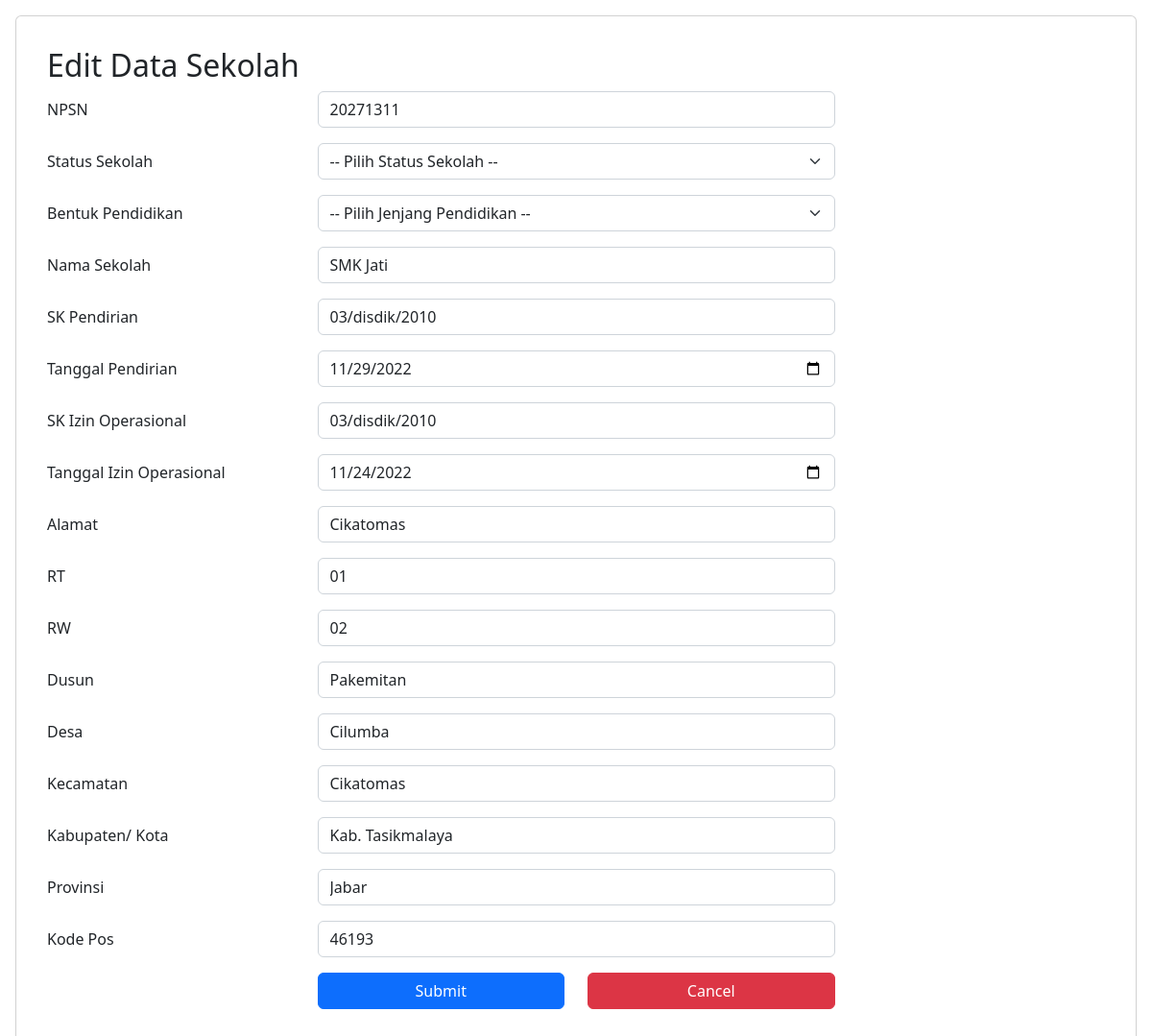
Page /edit.php?npsn=20271311 on the committed database.
### tables this page shows
CREATE TABLE `data_sekolah` (
  `npsn` varchar(8) NOT NULL,
  `status` enum('Negeri','Swasta') NOT NULL,
  `bentuk_pendidikan` enum('TK','SD','SMP','SMA','SMK') NOT NULL,
  `nama_sekolah` varchar(50) NOT NULL,
  `sk_pendirian` varchar(20) NOT NULL,
  `tgl_pendirian` date NOT NULL,
  `sk_izin_operasional` varchar(20) NOT NULL,
  `tgl_izin_operasional` date NOT NULL,
  `alamat` varchar(100) NOT NULL,
  `rt` varchar(3) NOT NULL,
  `rw` varchar(3) NOT NULL,
  `dusun` varchar(50) NOT NULL,
  `desa` varchar(50) NOT NULL,
  `kecamatan` varchar(50) NOT NULL,
  `kabupaten_kota` varchar(50) NOT NULL,
  `provinsi` varchar(50) NOT NULL,
  `kode_pos` varchar(8) NOT NULL
);

### edit.php (the view, shortened to what this page needs)
<?php
include 'koneksi.php';
$npsn         = "";
$status       = "";
$bentuk_pen   = "";
$nama_sekolah = "";
$sk_pendirian = "";
$pendirian    = "";
$sk_op        = "";
$tgl_op       = "";
$alamat       = "";
$rt           = "";
$rw           = "";
$dusun        = "";
$desa         = "";
$kec          = "";
$kab_kota     = "";
$prov         = "";
$pos          = "";
if ($_SERVER['REQUEST_METHOD'] == 'GET') {
    $npsn = $_GET["npsn"];
    $sql    = "SELECT * FROM data_sekolah WHERE npsn=$npsn";
    $result = $connect->query($sql);
    $row    = $result->fetch_assoc();
    $npsn         = $row["npsn"];
    $status       = $row["status"];
    $bentuk_pen   = $row["bentuk_pendidikan"];
    $nama_sekolah = $row["nama_sekolah"];
    $sk_pendirian = $row["sk_pendirian"];
    $pendirian    = $row["tgl_pendirian"];
    $sk_op        = $row["sk_izin_operasional"];
    $tgl_op       = $row["tgl_izin_operasional"];
    $alamat       = $row["alamat"];
    $rt           = $row["rt"];
    $rw           = $row["rw"];
    $dusun        = $row["dusun"];
    $desa         = $row["desa"];
    $kec          = $row["kecamatan"];
    $kab_kota     = $row["kabupaten_kota"];
    $prov         = $row["provinsi"];
    $pos          = $row["kode_pos"];
}
?>
<!DOCTYPE html>
<html lang="en">
<head>
    <link href="https://cdn.jsdelivr.net/npm/bootstrap@5.2.2/dist/css/bootstrap.min.css" rel="stylesheet">
</head>
<body>
    <div class="card m-3">
        <div class="card-body m-3">
            <h2>Edit Data Sekolah</h2>
            <form method="post">
                <div class="row mb-3">
                    <label class="col-sm-3 col-form-label">NPSN</label>
                    <div class="col-sm-6">
                        <input class="form-control" type="text" name="npsn" value="<?php echo $npsn; ?>" readonly>
                    </div>
                </div>
                <div class="row mb-3">
                    <label class="col-sm-3 col-form-label">Status Sekolah</label>
                    <div class="col-sm-6">
                        <select class="form-select" name="status" id="<?php echo $status; ?>>" aria-label="Default select example">
                            <option selected>-- Pilih Status Sekolah --</option>
                        </select>
                    </div>
                </div>
                <div class="row mb-3">
                    <label class="col-sm-3 col-form-label">Bentuk Pendidikan</label>
                    <div class="col-sm-6">
                        <select class="form-select" name="bentuk_pendidikan" id="<?php echo $bentuk_pen; ?>" aria-label="Default select example">
                            <option selected>-- Pilih Jenjang Pendidikan --</option>
                        </select>
                    </div>
                </div>
                <div class="row mb-3">
                    <label class="col-sm-3 col-form-label">Nama Sekolah</label>
                    <div class="col-sm-6">
                        <input type="text" class="form-control" name="nama_sekolah" value="<?php echo $nama_sekolah; ?>">
                    </div>
                </div>
                <div class="row mb-3">
                    <label class="col-sm-3 col-form-label">SK Pendirian</label>
                    <div class="col-sm-6">
                        <input type="text" class="form-control" name="sk_pendirian" value="<?php echo $sk_pendirian; ?>">
                    </div>
                </div>
                <div class="row mb-3">
                    <label class="col-sm-3 col-form-label">Tanggal Pendirian</label>
                    <div class="col-sm-6">
                        <input type="date" class="form-control" name="tgl_pendirian" value="<?php echo $pendirian; ?>">
                    </div>
                </div>
                <div class="row mb-3">
                    <label class="col-sm-3 col-form-label">SK Izin Operasional</label>
                    <div class="col-sm-6">
                        <input type="text" class="form-control" name="sk_operasional" value="<?php echo $sk_op; ?>">
                    </div>
                </div>
                <div class="row mb-3">
                    <label class="col-sm-3 col-form-label">Tanggal Izin Operasional</label>
                    <div class="col-sm-6">
                        <input type="date" class="form-control" name="tgl_operasional" value="<?php echo $tgl_op; ?>">
                    </div>
                </div>
                <div class="row mb-3">
                    <label class="col-sm-3 col-form-label">Alamat</label>
                    <div class="col-sm-6">
                        <input type="text" class="form-control" name="alamat" value="<?php echo $alamat; ?>">
                    </div>
                </div>
                <div class="row mb-3">
                    <label class="col-sm-3 col-form-label">RT</label>
                    <div class="col-sm-6">
                        <input type="text" class="form-control" name="rt" value="<?php echo $rt; ?>">
                    </div>
                </div>
                <div class="row mb-3">
                    <label class="col-sm-3 col-form-label">RW</label>
                    <div class="col-sm-6">
                        <input type="text" class="form-control" name="rw" value="<?php echo $rw; ?>">
                    </div>
                </div>
                <div class="row mb-3">
                    <label class="col-sm-3 col-form-label">Dusun</label>
                    <div class="col-sm-6">
                        <input type="text" class="form-control" name="dusun" value="<?php echo $dusun; ?>">
                    </div>
                </div>
                <div class="row mb-3">
                    <label class="col-sm-3 col-form-label">Desa</label>
                    <div class="col-sm-6">
                        <input type="text" class="form-control" name="desa" value="<?php echo $desa; ?>">
                    </div>
                </div>
                <div class="row mb-3">
                    <label class="col-sm-3 col-form-label">Kecamatan</label>
                    <div class="col-sm-6">
                        <input type="text" class="form-control" name="kecamatan" value="<?php echo $kec; ?>">
                    </div>
                </div>
                <div class="row mb-3">
                    <label class="col-sm-3 col-form-label">Kabupaten/ Kota</label>
                    <div class="col-sm-6">
                        <input type="text" class="form-control" name="kab_kota" value="<?php echo $kab_kota; ?>">
                    </div>
                </div>
                <div class="row mb-3">
                    <label class="col-sm-3 col-form-label">Provinsi</label>
                    <div class="col-sm-6">
                        <input type="text" class="form-control" name="prov" value="<?php echo $prov; ?>">
                    </div>
                </div>
                <div class="row mb-3">
                    <label class="col-sm-3 col-form-label">Kode Pos</label>
                    <div class="col-sm-6">
                        <input type="text" class="form-control" name="pos" value="<?php echo $pos; ?>">
                    </div>
                </div>
                <div class="row mb-3">
                    <div class="offset-sm-3 col-sm-3 d-grid">
                        <button type="submit" class="btn btn-primary">Submit</button>
                    </div>
                    <div class="col-sm-3 d-grid">
                        <a class="btn btn-danger" href="index.php" role="button">Cancel</a>
                    </div>
                </div>
            </form>
        </div>
    </div>
</body>
</html>

### rows in the picture
data_sekolah: npsn "20271311", status "-- Pilih Status Sekolah --", bentuk_pendidikan "-- Pilih Jenjang Pendidikan --", nama_sekolah "SMK Jati", sk_pendirian "03/disdik/2010", tgl_pendirian "11/29/2022", sk_operasional "03/disdik/2010", tgl_operasional "11/24/2022", alamat "Cikatomas", rt "01", rw "02", dusun "Pakemitan", desa "Cilumba", kecamatan "Cikatomas", kab_kota "Kab. Tasikmalaya", prov "Jabar", pos "46193"
